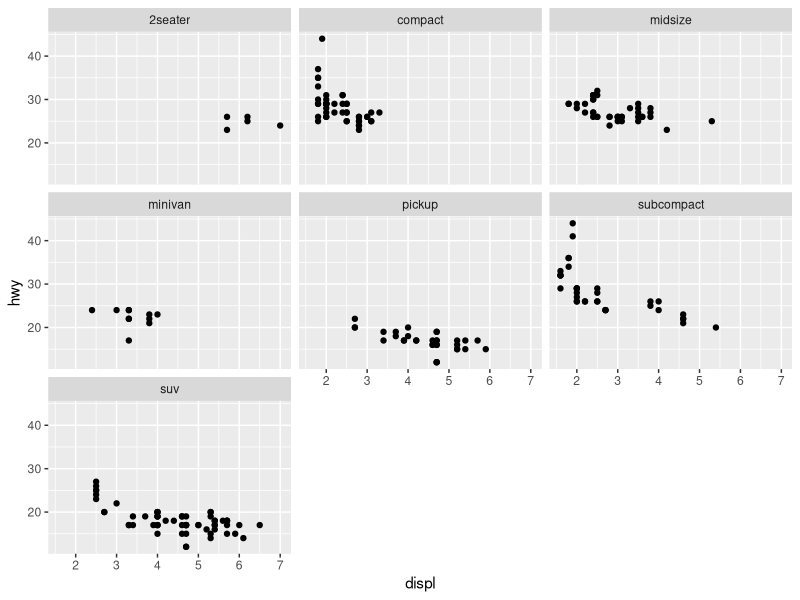
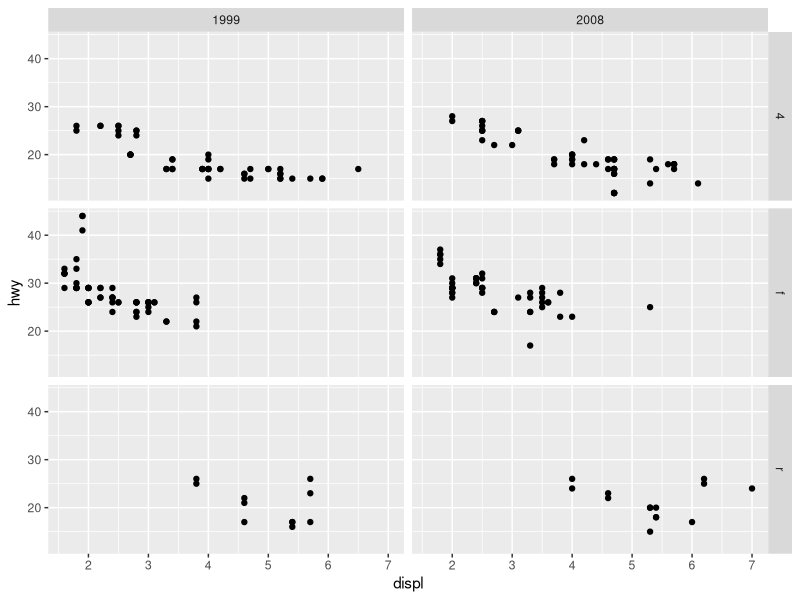

Here is the R script that generated these plots, in order:
library(tidyverse)

ggplot(
  data = mpg,
  mapping = aes(x = displ, y = hwy)
) +
  geom_point() +
  facet_wrap(~ class)

ggplot(
  data = mpg,
  mapping = aes(x = displ, y = hwy)
) +
  geom_point() +
  facet_grid(drv ~ year)
